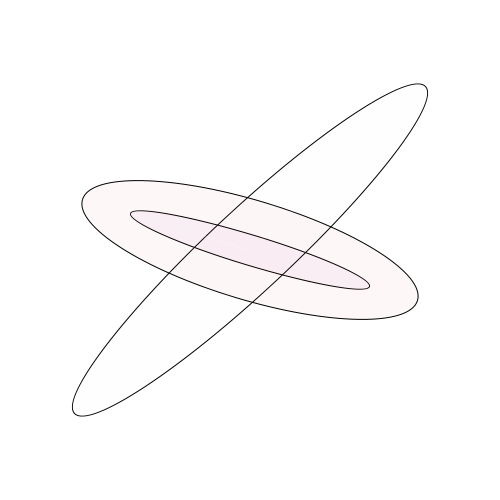
Frame 1 (no input)
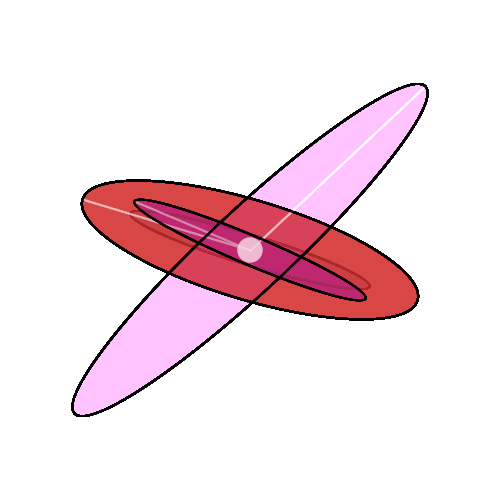
Frame 60 (the mouse pressed at the canvas centre just before this capture)
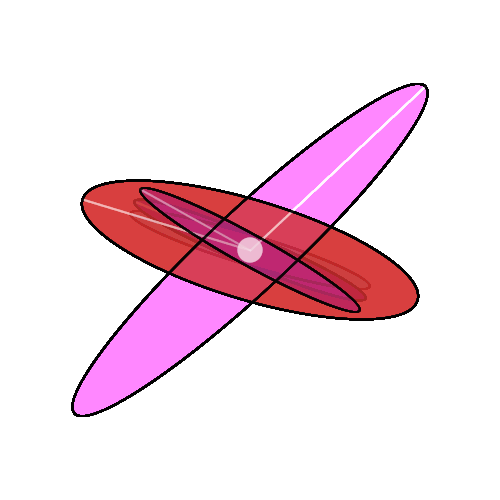
Frame 120 (the mouse held since frame 60 and released just before this capture)

The Processing sketch that drew these frames (run headless with seeded random() and noise(); from frame 60 on, the mouse is pressed at the canvas centre):

// Processing sketch: processing_169585
// ── processing_169585.pde

void setup() {
 size(500,500);
background(255);
smooth();
}

void draw() {
pushMatrix();
  fill(255,50);
  noStroke();
  ellipse(width/2,height/2,25,25);
  popMatrix();
  
  pushMatrix();
fill(150,50,150,1);
stroke(0);
 translate(width/2,height/2);
 float Stunde=map(hour(),0,23,0,2*PI);
 rotate(Stunde);
 ellipseMode(CENTER);
ellipse(0,0,80,480); 
popMatrix();
 
 pushMatrix();
  //background(255);
  fill(160,20,160,10);
 stroke(0);
 translate(width/2,height/2);
 float sekunde=map(second(),0,59,0,2*PI);
 rotate(sekunde);
 ellipseMode(CENTER);
ellipse(0,0,30,250); 
popMatrix();


pushMatrix();
fill(200,50,50,10);
stroke(0);
 translate(width/2,height/2);
 float Minute=map(minute(),0,59,0,2*PI);
 rotate(Minute);
 ellipseMode(CENTER);
ellipse(0,0,100,350); 
popMatrix();

pushMatrix();
  strokeWeight(2);
  translate(width/2,height/2);
 float stunde=map(hour(),0,23,0,2*PI);
 strokeCap(ROUND);
  stroke(255,20);
  rotate(stunde);
  line(0,0, 0, -240);
  popMatrix();

pushMatrix();
  strokeWeight(2);
  translate(width/2,height/2);
 float ninute=map(minute(),0,59,0,2*PI);
 strokeCap(ROUND);
  stroke(255,15);
  rotate(ninute);
  line(0,0, 0, -175);
  popMatrix();

pushMatrix();
  strokeWeight(2);
  translate(width/2,height/2);
 float Sekunde=map(second(),0,59,0,2*PI);
 strokeCap(ROUND);
  stroke(255,15);
  rotate(Sekunde);
  line(0,0, 0, -125);
  popMatrix();
/*  
   float kreis=map(mouseX,1,12,0,2*PI);
  rotate(kreis);
  pushMatrix();
  ellipseMode(CENTER);
  fill(202,30,170);

  ellipse(475,height/2,30,30);
  popMatrix();
  */

}
